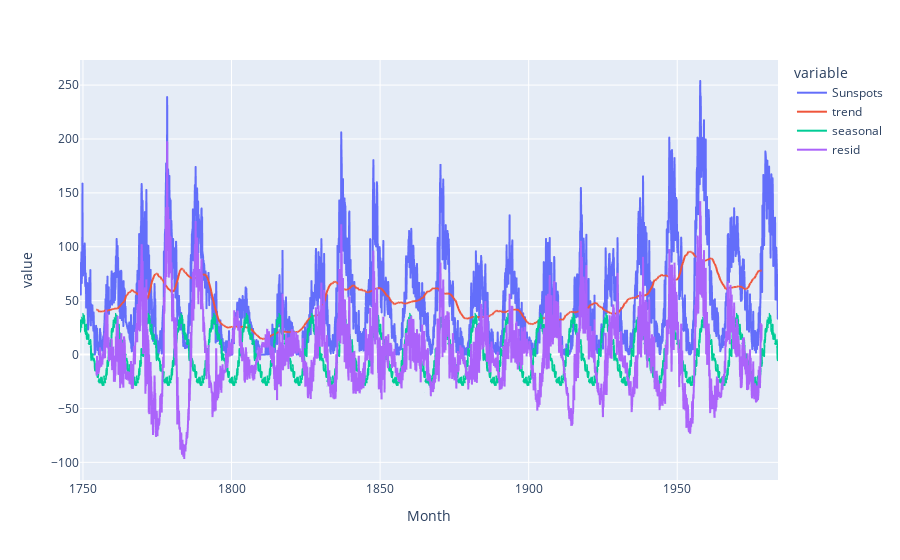

The notebook cell this image was saved under:
### Code cell
px.line(
    data_frame=melted, x="Month", y="value", line_group="variable", color="variable"
)

### Figure 1 — Plotly figure (JSON) as saved in the notebook; plotly's stock layout.template omitted (floating-point values rounded to 4 significant figures; data arrays with more than 128 entries replaced by an {"elided": "..."} marker saying what was removed)
{"data": [{"hovertemplate": "variable=Sunspots<br>Month=%{x}<br>value=%{y}<extra></extra>", "legendgroup": "Sunspots", "line": {"color": "#636efa", "dash": "solid"}, "mode": "lines", "name": "Sunspots", "showlegend": true, "type": "scattergl", "x": {"elided": "2820 str values"}, "xaxis": "x", "y": {"elided": "2820 float values"}, "yaxis": "y"}, {"hovertemplate": "variable=trend<br>Month=%{x}<br>value=%{y}<extra></extra>", "legendgroup": "trend", "line": {"color": "#EF553B", "dash": "solid"}, "mode": "lines", "name": "trend", "showlegend": true, "type": "scattergl", "x": {"elided": "2820 str values"}, "xaxis": "x", "y": {"elided": "2820 float values"}, "yaxis": "y"}, {"hovertemplate": "variable=seasonal<br>Month=%{x}<br>value=%{y}<extra></extra>", "legendgroup": "seasonal", "line": {"color": "#00cc96", "dash": "solid"}, "mode": "lines", "name": "seasonal", "showlegend": true, "type": "scattergl", "x": {"elided": "2820 str values"}, "xaxis": "x", "y": {"elided": "2820 float values"}, "yaxis": "y"}, {"hovertemplate": "variable=resid<br>Month=%{x}<br>value=%{y}<extra></extra>", "legendgroup": "resid", "line": {"color": "#ab63fa", "dash": "solid"}, "mode": "lines", "name": "resid", "showlegend": true, "type": "scattergl", "x": {"elided": "2820 str values"}, "xaxis": "x", "y": {"elided": "2820 float values"}, "yaxis": "y"}], "layout": {"legend": {"title": {"text": "variable"}, "tracegroupgap": 0}, "margin": {"t": 60}, "xaxis": {"anchor": "y", "domain": [0, 1], "title": {"text": "Month"}}, "yaxis": {"anchor": "x", "domain": [0, 1], "title": {"text": "value"}}}}
